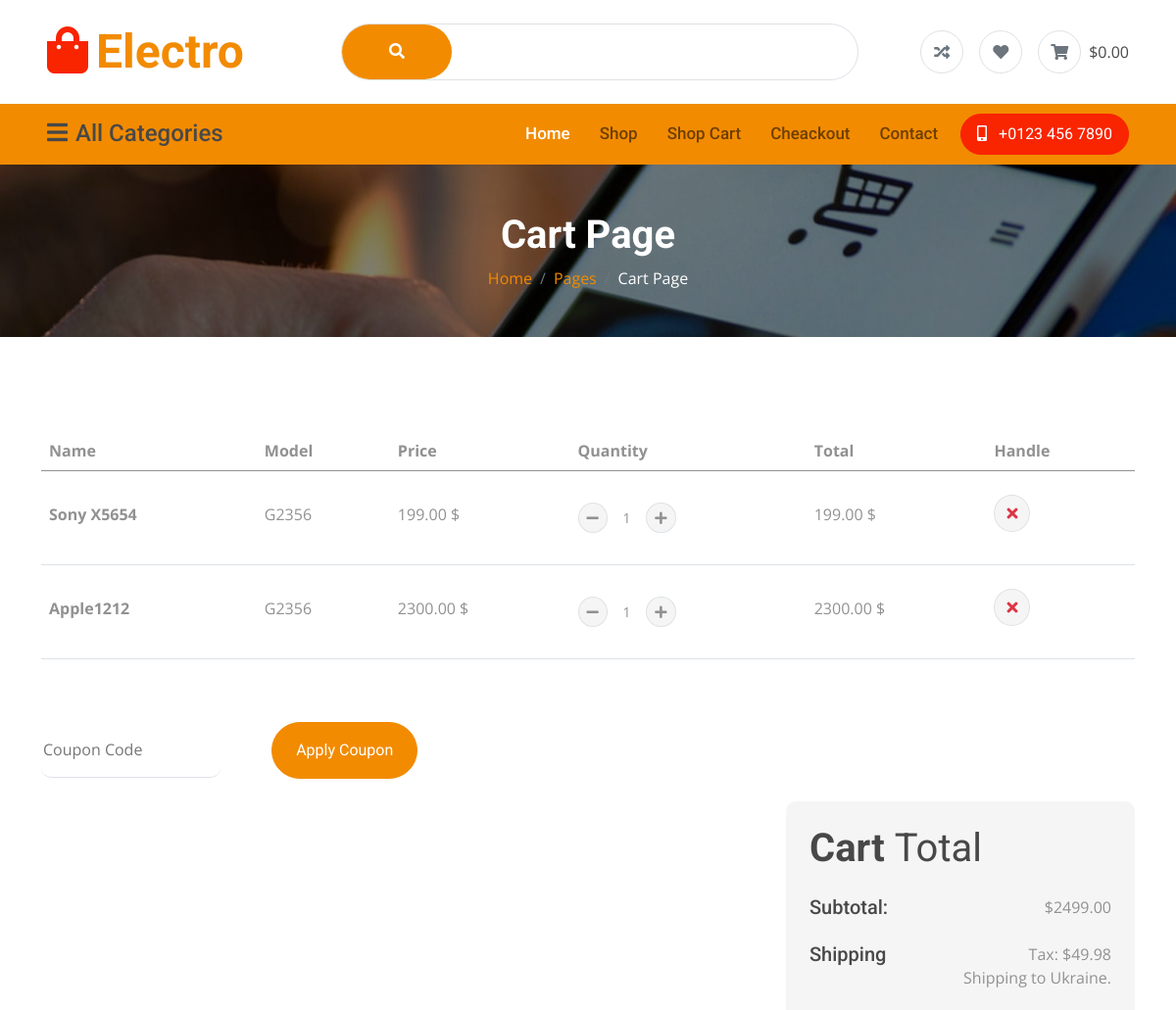
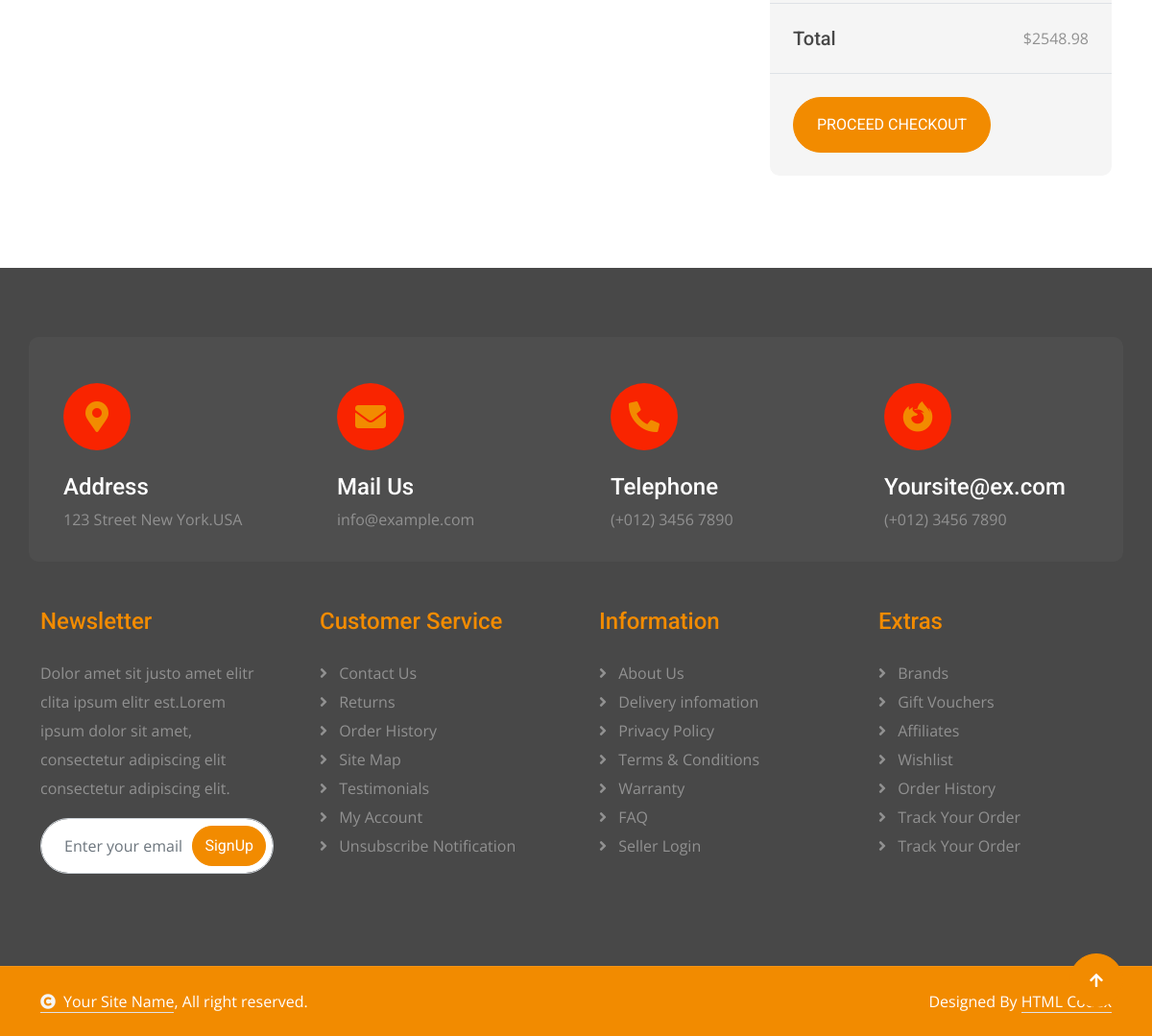
The app's page /cart/ (signed in) with its own data (2 pictures, top to bottom).
### carts/models.py (models this page shows, shortened)
class CartItem(models.Model):
    cart = models.ForeignKey(Cart, on_delete=models.CASCADE)
    quantity = models.IntegerField()
    product = models.ForeignKey(Products, on_delete=models.CASCADE)
    is_active = models.BooleanField(default=True)
    def sub_total(self):
        total = self.product.price * self.quantity
        return total

### products/models.py (models this page shows, shortened)
class Products(models.Model):
    product_name = models.CharField(max_length=100, unique=True)
    slug = models.SlugField(max_length=100, unique=True)
    price = models.DecimalField(max_digits=10, decimal_places=2)
    previous_price = models.DecimalField(max_digits=10, decimal_places=2)
    category = models.ForeignKey(Category, on_delete=models.CASCADE)
    image = models.ImageField(upload_to="photos/products")
    stock = models.IntegerField()
    is_available = models.BooleanField(default=True)
    class Meta:
        verbose_name = "products"
        verbose_name_plural = "products"

### carts/views.py (the view)
# urls.py: path('', cart, name="cart"),
def cart(request, total= 0, tax=0):
    try :
        cart = Cart.objects.get(cart_id= _cart_id(request))
    except Cart.DoesNotExist:
        cart = Cart.objects.create(cart_id = _cart_id(request))
        cart.save()
    cart_items= CartItem.objects.all()
    for item in cart_items:
        total += item.product.price * item.quantity
    tax =  (total * 2)/100
    grand_total = total + tax
    context = {
        'cart_items':cart_items,
        'total' : total,
        'tax': tax,
        'grand_total': grand_total
    }
    return render(request, 'cart.html', context=context)

### carts/views.py (called while the page is built)
def _cart_id(request):
    cart = request.session.session_key
    if not cart:
        cart = request.session.create()
    return cart

### category/context_processors.py (called while the page is built)
def menu_links(request):
    links = Category.objects.all()
    return dict(links=links)

### category/models.py (called while the page is built)
    def get_url(self):
        return reverse('product_by_category', args=[self.slug])

### templates/cart.html (shortened to what this page needs)
{% extends 'base.html'%}
{% load static %}
{% block content %}
<div class="container-fluid page-header py-5">
    <h1 class="text-center text-white display-6 wow fadeInUp" data-wow-delay="0.1s">Cart Page</h1>
    <ol class="breadcrumb justify-content-center mb-0 wow fadeInUp" data-wow-delay="0.3s">
        <li class="breadcrumb-item"><a href="#">Home</a></li>
        <li class="breadcrumb-item"><a href="#">Pages</a></li>
        <li class="breadcrumb-item active text-white">Cart Page</li>
    </ol>
</div>
<div class="container-fluid py-5">
    <div class="container py-5">
        <div class="table-responsive">
            <table class="table">
                <thead>
                    <tr>
                        <th scope="col">Name</th>
                        <th scope="col">Model</th>
                        <th scope="col">Price</th>
                        <th scope="col">Quantity</th>
                        <th scope="col">Total</th>
                        <th scope="col">Handle</th>
                    </tr>
                </thead>
                <tbody>
                    {% for cart_item in cart_items %}
                    <tr>
                        <th scope="row">
                            <p class="mb-0 py-4">{{cart_item.product.product_name}}</p>
                        </th>
                        <td>
                            <p class="mb-0 py-4">G2356</p>
                        </td>
                        <td>
                            <p class="mb-0 py-4">{{cart_item.product.price}} $</p>
                        </td>
                        <td>
                            <div class="input-group quantity py-4" style="width: 100px;">
                                <div class="input-group-btn">
                                    <a href="{% url 'decrease_item' cart_item.product_id %}" class="btn btn-sm btn-minus rounded-circle bg-light border">
                                        <i class="fa fa-minus"></i>
                                    </a>
                                </div>
                                <input type="text" class="form-control form-control-sm text-center border-0" value="{{cart_item.quantity}}">
                                <div class="input-group-btn">
                                    <a href="{% url 'add_cart' cart_item.product_id %}" class="btn btn-sm btn-plus rounded-circle bg-light border">
                                        <i class="fa fa-plus"></i>
                                    </a>
                                </div>
                            </div>
                        </td>
                        <td>
                            <p class="mb-0 py-4">{{cart_item.sub_total}} $</p>
                        </td>
                        <td class="py-4">
                            <a href="{% url 'delete_cart'  cart_item.product_id %}" class="btn btn-md rounded-circle bg-light border">
                                <i class="fa fa-times text-danger"></i>
                        </td>
                    </tr>
                    {% endfor %}
                </tbody>
            </table>
        </div>
        <div class="mt-5">
            <input type="text" class="border-0 border-bottom rounded me-5 py-3 mb-4" placeholder="Coupon Code">
            <button class="btn btn-primary rounded-pill px-4 py-3" type="button">Apply Coupon</button>
        </div>
        <div class="row g-4 justify-content-end">
            <div class="col-8"></div>
            <div class="col-sm-8 col-md-7 col-lg-6 col-xl-4">
                <div class="bg-light rounded">
                    <div class="p-4">
                        <h1 class="display-6 mb-4">Cart <span class="fw-normal">Total</span></h1>
                        <div class="d-flex justify-content-between mb-4">
                            <h5 class="mb-0 me-4">Subtotal:</h5>
                            <p class="mb-0">${{total}}</p>
                        </div>
                        <div class="d-flex justify-content-between">
                            <h5 class="mb-0 me-4">Shipping</h5>
                            <div>
                                <p class="mb-0">Tax: ${{tax}}</p>
                            </div>
                        </div>
                        <p class="mb-0 text-end">Shipping to Ukraine.</p>
                    </div>
                    <div class="py-4 mb-4 border-top border-bottom d-flex justify-content-between">
                        <h5 class="mb-0 ps-4 me-4">Total</h5>
                        <p class="mb-0 pe-4">${{grand_total}}</p>
                    </div>
                    <button class="btn btn-primary rounded-pill px-4 py-3 text-uppercase mb-4 ms-4"
                        type="button">Proceed Checkout</button>
                </div>
            </div>
        </div>
    </div>
</div>
<a href="#" class="btn btn-primary btn-lg-square back-to-top"><i class="fa fa-arrow-up"></i></a>
{% endblock %}

### static/css/style.css (style rules this page uses)
.back-to-top { position: fixed; right: 30px; bottom: 30px; display: flex; width: 45px; height: 45px; align-items: center; justify-content: center; transition: 0.5s; z-index: 99; }
.btn { font-weight: 600; transition: .5s; }
.btn-lg-square { width: 56px; height: 56px; }
.btn-square, .btn-sm-square, .btn-md-square, .btn-lg-square { padding: 0; display: flex; align-items: center; justify-content: center; font-weight: normal; border-radius: 50%; }
.btn.btn-primary { background: var(--bs-primary) !important; color: var(--bs-white) !important; font-family: 'Roboto', sans-serif; font-weight: 400; transition: 0.5s; }
.page-header { position: relative; padding: 100px 0; background: linear-gradient(rgba(0, 0, 0, 0.5), rgba(0, 0, 0, 0.5)), url(../img/carousel-1.jpg); background-position: center top; background-repeat: no-repeat; background-attachment: fixed; }

### records on screen
CartItem: product.product_name "Sony X5654", product.price "199.00", quantity "1", sub_total "199.00"
CartItem: product.product_name "Apple1212", product.price "2300.00", quantity "1", sub_total "2300.00"

### other values on screen
{{ total }} "2499.00"
{{ tax }} "49.98"
{{ grand_total }} "2548.98"
